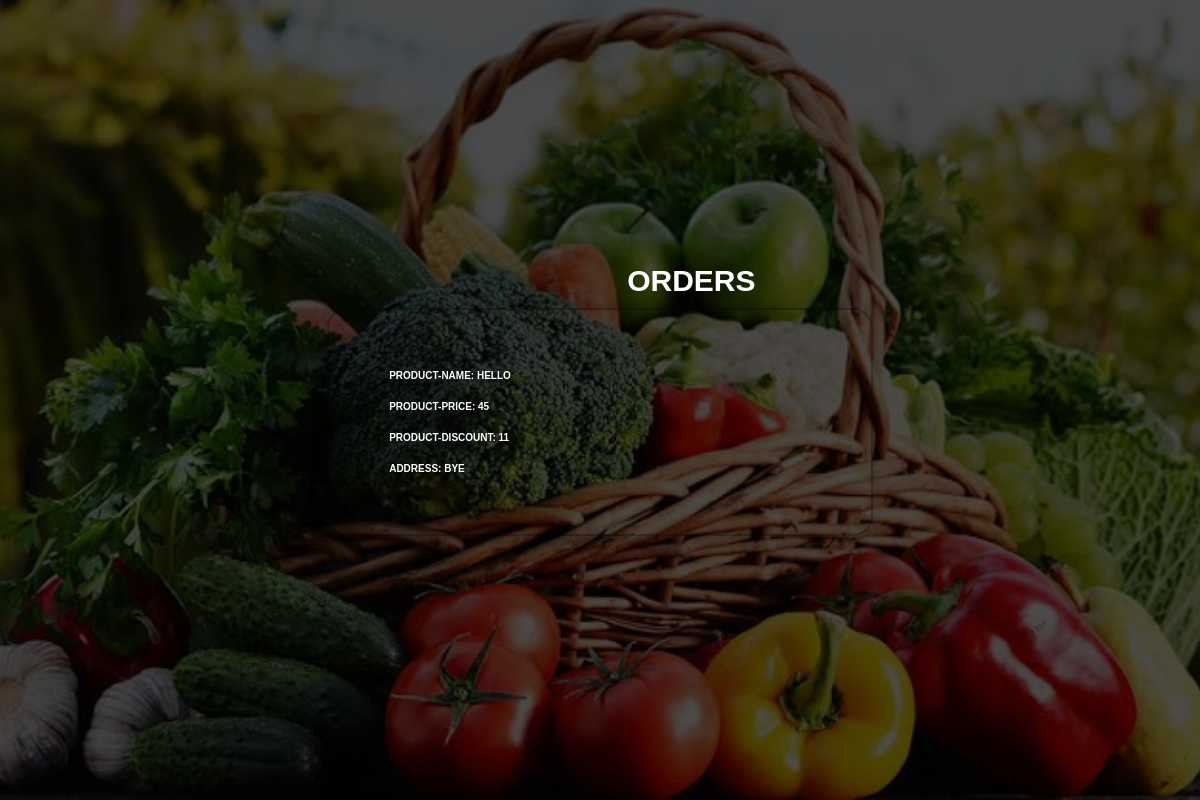
Page /consumer/orderscon.php on the committed database.
### tables this page shows
CREATE TABLE `orders` (
  `consumername` varchar(255) NOT NULL,
  `ordername` varchar(20) NOT NULL,
  `orderprice` int(20) NOT NULL,
  `orderdiscount` int(11) NOT NULL,
  `orderdetail` varchar(255) NOT NULL
);

### consumer/orderscon.php (the view, shortened to what this page needs)
<!DOCTYPE html>
<html>
<head>
</head>
<body>
  <section id="start">
    <div class="home container">
        <div>
<h2>ORDERS</h2>
<?php
            $con=mysqli_connect("localhost","root","","4seed");
 $result = mysqli_query($con, "SELECT * FROM orders");
while ($row = mysqli_fetch_array($result)) {
      if($row["consumername"]==$nam){
       echo'  <div class="box-container">';
       echo' <div class="box">';
echo'<h1>Product-name: '.$row["ordername"].'</h1>';
echo'<h1>Product-price: '.$row["orderprice"].'</h1>';
echo'<h1>Product-discount: '.$row["orderdiscount"].'</h1>';
echo'<h1>address: '.$row["orderdetail"].'</h1>';
echo"</div>";
echo"</div>";
}
}
  ?>
        </div>
           </div>
       </section>
   </body>
   </html>

### consumer/orderscon.php (style rules this page uses)
* { padding: 0; margin: 0; box-sizing: border-box; }
html { font-size: 10px; font-family:sans-serif; scroll-behavior: smooth; }
.container { min-height: 100vh; width: 100%; padding: 0px; padding-right: 0px; display: flex; align-items: center; justify-content: center; }
#start { background-image: url("images/veg.jpeg"); background-size: cover; background-position: top center; position: relative; z-index: 1; }
#start::after { content: ''; position: absolute; left: 0; top: 0; height: 100%; width: 100%; background-color: black; opacity: 0.7; z-index: -1; }
#start h2 { color: white; font-size: 3rem; display: flex; margin-left: 300px; margin-bottom: 10px; text-transform: uppercase; font-weight: 30rem; }
.box-container { display: flex; flex-wrap: wrap; gap:1.5rem; }
.box-container .box h1 { color: white; font-size: 1rem; display: flex; flex-direction:row; text-transform: uppercase; padding: 10px; margin-right: 300px; }
.box-container .box { flex:1 1 30rem; text-align: center; padding:5rem; border:.2rem solid rgba(0,0,0,.3); border-radius: 20px; overflow: hidden; position: relative; box-shadow: 0px 0px 18px 0 #0000002c; }
#start h1 { color: white; }

### rows in the picture
orders: ordername "HELLO", orderprice "45", orderdiscount "11", orderdetail "BYE"
